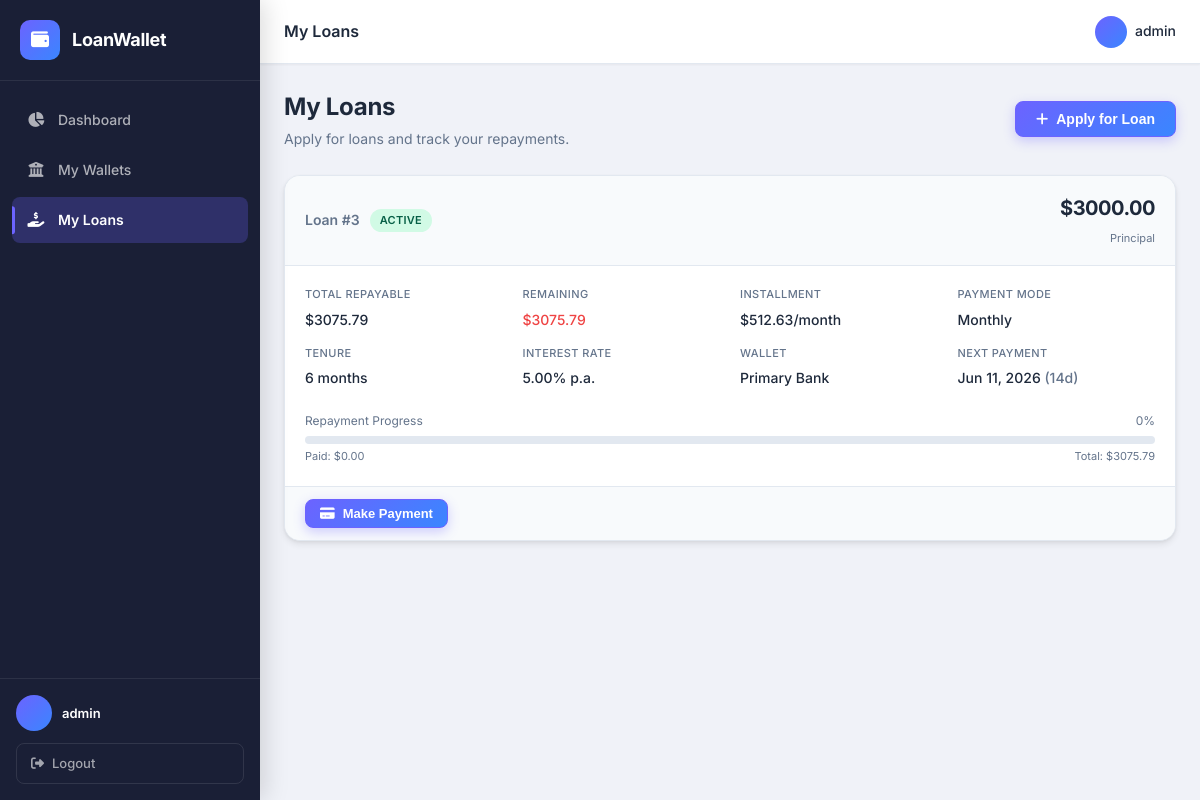
The page /loans/ (signed in) on the database its author committed.
### LoanApp/models.py (models this page shows, shortened)
class Loan(models.Model):
    PAYMENT_MODE_CHOICES = [
        ('monthly', 'Monthly'),
        ('biweekly', 'Bi-weekly (every 2 weeks)'),
        ('weekly', 'Weekly'),
    ]
    STATUS_CHOICES = [
        ('active', 'Active'),
        ('overdue', 'Overdue'),
        ('repaid', 'Repaid'),
    ]
    user = models.ForeignKey(User, on_delete=models.CASCADE, related_name='loans')
    wallet = models.ForeignKey(Wallet, on_delete=models.CASCADE, related_name='loans')
    amount = models.DecimalField(max_digits=12, decimal_places=2)
    interest_rate = models.DecimalField(max_digits=5, decimal_places=2, default=Decimal('5.00'))
    tenure_months = models.IntegerField(default=12)
    payment_mode = models.CharField(max_length=20, choices=PAYMENT_MODE_CHOICES, default='monthly')
    status = models.CharField(max_length=20, choices=STATUS_CHOICES, default='active')
    total_repayable = models.DecimalField(max_digits=12, decimal_places=2, default=Decimal('0.00'))
    installment_amount = models.DecimalField(max_digits=12, decimal_places=2, default=Decimal('0.00'))
    payments_made = models.DecimalField(max_digits=12, decimal_places=2, default=Decimal('0.00'))
    due_date = models.DateTimeField(null=True, blank=True)
    next_payment_due = models.DateTimeField(null=True, blank=True)
    created_at = models.DateTimeField(auto_now_add=True)
    def remaining_balance(self):
        return max(Decimal('0.00'), self.total_repayable - self.payments_made)
    def progress_percent(self):
        if self.total_repayable and self.total_repayable > 0:
            pct = (self.payments_made / self.total_repayable) * 100
            return min(100, int(pct))
        return 0
    def is_overdue_now(self):
        return self.status == 'active' and self.next_payment_due and timezone.now() > self.next_payment_due
    def days_until_next_payment(self):
        if self.next_payment_due:
            delta = self.next_payment_due - timezone.now()
            return delta.days
        return None
    def get_period_label(self):
        if self.payment_mode == 'weekly':
            return 'week'
        elif self.payment_mode == 'biweekly':
            return '2 weeks'
        return 'month'
    class Meta:
        ordering = ['-created_at']

class Wallet(models.Model):
    WALLET_NAMES = [
        ('Primary Bank', 'Primary Bank'),
        ('Secondary Bank', 'Secondary Bank'),
    ]
    user = models.ForeignKey(User, on_delete=models.CASCADE, related_name='wallets')
    name = models.CharField(max_length=100, choices=WALLET_NAMES)
    balance = models.DecimalField(max_digits=12, decimal_places=2, default=Decimal('0.00'))
    created_at = models.DateTimeField(auto_now_add=True)
    def __str__(self):
        return f"{self.user.username} - {self.name} (${self.balance})"
    class Meta:
        unique_together = ('user', 'name')
        ordering = ['name']

### LoanApp/views.py (the view)
# urls.py: path('loans/', views.loans, name='loans'),
@login_required
def loans(request):
    _process_overdue_loans(request.user)
    user_loans = Loan.objects.filter(user=request.user)
    loan_form = LoanForm(user=request.user)
    repay_form = RepayLoanForm(user=request.user)
    context = {
        'loans': user_loans,
        'loan_form': loan_form,
        'repay_form': repay_form,
    }
    return render(request, 'loans.html', context)

### LoanApp/views.py (called while the page is built, shortened)
def _process_overdue_loans(user):
    now = timezone.now()
    active_loans = Loan.objects.filter(user=user, status__in=['active', 'overdue'])
    wallets = list(Wallet.objects.filter(user=user).order_by('name'))
    for loan in active_loans:
        if not loan.next_payment_due:
            continue
        if now <= loan.next_payment_due:
            continue

### templates/loans.html (shortened to what this page needs)
{% extends 'base.html' %}
{% block page_title %}My Loans{% endblock %}
{% block content %}
<div class="page-header">
    <div>
        <h1 class="page-heading">My Loans</h1>
        <p class="page-subheading">Apply for loans and track your repayments.</p>
    </div>
    <button class="btn btn-primary" onclick="openLoanModal()">
        <i class="fa-solid fa-plus"></i> Apply for Loan
    </button>
</div>
{% if loans %}
<div class="loans-list">
    {% for loan in loans %}
    <div class="loan-card loan-card--{{ loan.status }}">
        <div class="loan-card-header">
            <div class="loan-card-title">
                <span class="loan-number">Loan #{{ loan.id }}</span>
                <span class="badge badge-{{ loan.status }}">{{ loan.get_status_display }}</span>
            </div>
            <div class="loan-card-amount">
                <span class="loan-principal">${{ loan.amount|floatformat:2 }}</span>
                <span class="loan-principal-label">Principal</span>
            </div>
        </div>
        <div class="loan-card-body">
            <div class="loan-details-grid">
                <div class="loan-detail">
                    <span class="detail-label">Total Repayable</span>
                    <span class="detail-value">${{ loan.total_repayable|floatformat:2 }}</span>
                </div>
                <div class="loan-detail">
                    <span class="detail-label">Remaining</span>
                    <span class="detail-value text-danger">${{ loan.remaining_balance|floatformat:2 }}</span>
                </div>
                <div class="loan-detail">
                    <span class="detail-label">Installment</span>
                    <span class="detail-value">${{ loan.installment_amount|floatformat:2 }}/{{ loan.get_period_label }}</span>
                </div>
                <div class="loan-detail">
                    <span class="detail-label">Payment Mode</span>
                    <span class="detail-value">{{ loan.get_payment_mode_display }}</span>
                </div>
                <div class="loan-detail">
                    <span class="detail-label">Tenure</span>
                    <span class="detail-value">{{ loan.tenure_months }} months</span>
                </div>
                <div class="loan-detail">
                    <span class="detail-label">Interest Rate</span>
                    <span class="detail-value">{{ loan.interest_rate }}% p.a.</span>
                </div>
                <div class="loan-detail">
                    <span class="detail-label">Wallet</span>
                    <span class="detail-value">{{ loan.wallet.name }}</span>
                </div>
                <div class="loan-detail">
                    <span class="detail-label">Next Payment</span>
                    <span class="detail-value {% if loan.is_overdue_now %}text-danger{% endif %}">
                        {% if loan.status == 'repaid' %}
                            Fully Repaid
                        {% elif loan.next_payment_due %}
                            {{ loan.next_payment_due|date:"M d, Y" }}
                            {% with days=loan.days_until_next_payment %}
                                {% if days < 0 %}
                                    <span class="text-danger">(Overdue!)</span>
                                {% elif days == 0 %}
                                    <span class="text-warning">(Today)</span>
                                {% elif days <= 3 %}
                                    <span class="text-warning">({{ days }}d left)</span>
                                {% else %}
                                    <span class="text-muted">({{ days }}d)</span>
                                {% endif %}
                            {% endwith %}
                        {% else %}
                            N/A
                        {% endif %}
                    </span>
                </div>
            </div>
            {% if loan.status != 'repaid' %}
            <div class="loan-progress">
                <div class="progress-label">
                    <span>Repayment Progress</span>
                    <span>{{ loan.progress_percent }}%</span>
                </div>
                <div class="progress-bar">
                </div>
                <div class="progress-amounts">
                    <span>Paid: ${{ loan.payments_made|floatformat:2 }}</span>
                    <span>Total: ${{ loan.total_repayable|floatformat:2 }}</span>
                </div>
            </div>
            {% endif %}
        </div>
        {% if loan.status != 'repaid' %}
        <div class="loan-card-footer">
            <button class="btn btn-sm btn-primary"
                    onclick="openRepayModal({{ loan.id }}, '{{ loan.installment_amount|floatformat:2 }}', '{{ loan.remaining_balance|floatformat:2 }}')">
                <i class="fa-solid fa-credit-card"></i> Make Payment
            </button>
        </div>
        {% endif %}
    </div>
    {% endfor %}
</div>
{% endif %}
{% endblock %}

### templates/base.html (shortened to what this page needs)
{% load static %}
<!DOCTYPE html>
<html lang="en">
<head>
    <link rel="stylesheet" href="https://cdnjs.cloudflare.com/ajax/libs/font-awesome/6.5.0/css/all.min.css">
    <link rel="stylesheet" href="{% static 'css/style.css' %}">
</head>
<body class="app-body">
<div class="app-layout">
    <aside class="sidebar" id="sidebar">
        <div class="sidebar-header">
            <div class="sidebar-logo">
                <div class="logo-icon"><i class="fa-solid fa-wallet"></i></div>
                <span class="logo-text">LoanWallet</span>
            </div>
        </div>
        <nav class="sidebar-nav">
            <a href="{% url 'dashboard' %}" class="nav-item {% if request.resolver_match.url_name == 'dashboard' %}active{% endif %}">
                <span class="nav-icon"><i class="fa-solid fa-chart-pie"></i></span>
                <span class="nav-label">Dashboard</span>
            </a>
            <a href="{% url 'wallets' %}" class="nav-item {% if request.resolver_match.url_name == 'wallets' %}active{% endif %}">
                <span class="nav-icon"><i class="fa-solid fa-building-columns"></i></span>
                <span class="nav-label">My Wallets</span>
            </a>
            <a href="{% url 'loans' %}" class="nav-item {% if request.resolver_match.url_name == 'loans' %}active{% endif %}">
                <span class="nav-icon"><i class="fa-solid fa-hand-holding-dollar"></i></span>
                <span class="nav-label">My Loans</span>
            </a>
        </nav>
        <div class="sidebar-footer">
            <div class="sidebar-user">
                <div class="user-avatar">{{ user.first_name|first|upper }}{{ user.last_name|first|upper }}</div>
                <div class="user-info">
                    <div class="user-name">{{ user.get_full_name|default:user.username }}</div>
                </div>
            </div>
            <a href="{% url 'logout' %}" class="logout-btn">
                <i class="fa-solid fa-right-from-bracket"></i>
                <span>Logout</span>
            </a>
        </div>
    </aside>
    <main class="main-content">
        <header class="topbar">
            <div class="topbar-title">{% block page_title %}Dashboard{% endblock %}</div>
            <div class="topbar-actions">
                <span class="topbar-user">
                    <div class="topbar-avatar">{{ user.first_name|first|upper }}{{ user.last_name|first|upper }}</div>
                    <span class="topbar-username">{{ user.first_name|default:user.username }}</span>
                </span>
            </div>
        </header>
        <div class="page-content">
            {% block content %}{% endblock %}
        </div>
    </main>
</div>
</body>
</html>

### rows shown on the page
Loan: id "3", status "ACTIVE", amount "3000.00", total_repayable "3075.79", remaining_balance "3075.79", installment_amount "512.63", get_period_label "month", payment_mode "Monthly", tenure_months "6", interest_rate "5.00", wallet.name "Primary Bank", next_payment_due "Jun 11, 2026", days_until_next_payment "14", progress_percent "0", payments_made "0.00"

### other values the page prints
{{ user.get_full_name|default:user.username }} "admin"
{{ user.first_name|default:user.username }} "admin"
